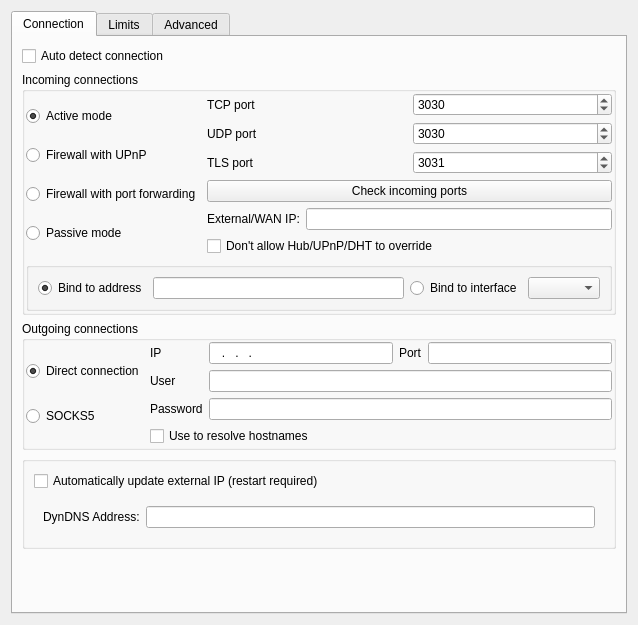
<?xml version="1.0" encoding="UTF-8"?>
<ui version="4.0">
 <class>UISettingsConnection</class>
 <widget class="QWidget" name="UISettingsConnection">
  <property name="geometry">
   <rect>
    <x>0</x>
    <y>0</y>
    <width>638</width>
    <height>625</height>
   </rect>
  </property>
  <property name="windowTitle">
   <string notr="true"/>
  </property>
  <layout class="QGridLayout" name="gridLayout">
   <item row="0" column="0">
    <widget class="QTabWidget" name="tabWidget">
     <property name="toolTip">
      <string/>
     </property>
     <property name="currentIndex">
      <number>0</number>
     </property>
     <widget class="QWidget" name="tab">
      <attribute name="title">
       <string>Connection</string>
      </attribute>
      <layout class="QVBoxLayout" name="verticalLayout">
       <item>
        <widget class="QCheckBox" name="checkBox_AUTO_DETECT_CONNECTION">
         <property name="text">
          <string>Auto detect connection</string>
         </property>
        </widget>
       </item>
       <item>
        <widget class="QGroupBox" name="groupBox">
         <property name="title">
          <string>Incoming connections</string>
         </property>
         <layout class="QGridLayout" name="gridLayout_5">
          <property name="leftMargin">
           <number>1</number>
          </property>
          <property name="topMargin">
           <number>1</number>
          </property>
          <property name="rightMargin">
           <number>1</number>
          </property>
          <property name="bottomMargin">
           <number>1</number>
          </property>
          <item row="1" column="0">
           <widget class="QWidget" name="widget" native="true">
            <layout class="QGridLayout" name="gridLayout_2">
             <property name="leftMargin">
              <number>0</number>
             </property>
             <property name="topMargin">
              <number>0</number>
             </property>
             <property name="rightMargin">
              <number>0</number>
             </property>
             <property name="bottomMargin">
              <number>0</number>
             </property>
             <item row="1" column="0">
              <widget class="QRadioButton" name="radioButton_ACTIVE">
               <property name="toolTip">
                <string>Select this mode if your computer is connected directly to the internet.
Do not select this mode if you have a router or any external firewall.
If your computer is not behind a router all you have to do is to choose
this option and usually you don't need to alter anything more in the
connection settings.
However, if you have a software firewall installed, you may need further configuration in the firewall to allow Internet access for EiskaltDC++.</string>
               </property>
               <property name="text">
                <string>Active mode</string>
               </property>
               <property name="checked">
                <bool>true</bool>
               </property>
              </widget>
             </item>
             <item row="3" column="0">
              <widget class="QRadioButton" name="radioButton_PORT">
               <property name="toolTip">
                <string>Select this mode if you are behind a firewall (router), and will set up
the TCP, UDP and TLS port forwarding on your own.
You will need to specify the external IP address of your router using
the setting below if you want downloads to work properly.
Use this mode only if the previous ones are not options for you.</string>
               </property>
               <property name="text">
                <string>Firewall with port forwarding</string>
               </property>
               <property name="autoExclusive">
                <bool>true</bool>
               </property>
              </widget>
             </item>
             <item row="5" column="0">
              <widget class="QRadioButton" name="radioButton_PASSIVE">
               <property name="toolTip">
                <string>Select this mode if none of the previous modes apply. In this mode,
EiskaltDC++ will not try to make inbound connections, only outbound ones.
This mode carries some serious limitations:
  * only 5 results per user will be returned in response to searches;
  * you will not be able to download from other passive users;
  * you may won't be able to search and/or download on certain hubs.</string>
               </property>
               <property name="text">
                <string>Passive mode</string>
               </property>
              </widget>
             </item>
             <item row="2" column="0">
              <widget class="QRadioButton" name="radioButton_UPNP">
               <property name="toolTip">
                <string>Select this mode if you are behind a firewall/router that supports
the UPnP standard for program auto-configuration.
Most routers do support UPnP but you may need to enable it
in the router's configuration page.
This way EiskaltDC++ will automatically open the ports it needs
and obtain your external IP address as well.</string>
               </property>
               <property name="text">
                <string>Firewall with UPnP</string>
               </property>
               <property name="checkable">
                <bool>true</bool>
               </property>
              </widget>
             </item>
            </layout>
           </widget>
          </item>
          <item row="1" column="1">
           <widget class="QFrame" name="frame">
            <property name="frameShape">
             <enum>QFrame::NoFrame</enum>
            </property>
            <property name="frameShadow">
             <enum>QFrame::Raised</enum>
            </property>
            <layout class="QFormLayout" name="formLayout">
             <property name="leftMargin">
              <number>0</number>
             </property>
             <property name="topMargin">
              <number>0</number>
             </property>
             <property name="rightMargin">
              <number>0</number>
             </property>
             <property name="bottomMargin">
              <number>0</number>
             </property>
             <item row="3" column="0">
              <widget class="QLabel" name="label_4">
               <property name="text">
                <string>External/WAN IP:</string>
               </property>
              </widget>
             </item>
             <item row="3" column="1">
              <widget class="LineEdit" name="lineEdit_WANIP">
               <property name="inputMask">
                <string/>
               </property>
              </widget>
             </item>
             <item row="4" column="0" colspan="2">
              <widget class="QCheckBox" name="checkBox_DONTOVERRIDE">
               <property name="text">
                <string>Don't allow Hub/UPnP/DHT to override</string>
               </property>
              </widget>
             </item>
             <item row="0" column="0" colspan="2">
              <layout class="QGridLayout" name="gridLayout_4">
               <item row="0" column="0">
                <widget class="QLabel" name="label">
                 <property name="text">
                  <string>TCP port</string>
                 </property>
                </widget>
               </item>
               <item row="1" column="0">
                <widget class="QLabel" name="label_2">
                 <property name="text">
                  <string>UDP port</string>
                 </property>
                </widget>
               </item>
               <item row="2" column="0">
                <widget class="QLabel" name="label_3">
                 <property name="text">
                  <string>TLS port</string>
                 </property>
                </widget>
               </item>
               <item row="0" column="1">
                <widget class="QSpinBox" name="spinBox_TCP">
                 <property name="minimum">
                  <number>1</number>
                 </property>
                 <property name="maximum">
                  <number>65535</number>
                 </property>
                 <property name="value">
                  <number>3030</number>
                 </property>
                </widget>
               </item>
               <item row="1" column="1">
                <widget class="QSpinBox" name="spinBox_UDP">
                 <property name="minimum">
                  <number>1</number>
                 </property>
                 <property name="maximum">
                  <number>65535</number>
                 </property>
                 <property name="value">
                  <number>3030</number>
                 </property>
                </widget>
               </item>
               <item row="2" column="1">
                <widget class="QSpinBox" name="spinBox_TLS">
                 <property name="minimum">
                  <number>1</number>
                 </property>
                 <property name="maximum">
                  <number>65535</number>
                 </property>
                 <property name="value">
                  <number>3031</number>
                 </property>
                </widget>
               </item>
               <item row="3" column="0" colspan="2">
                <widget class="QPushButton" name="pushButton_TEST_PORTS">
                 <property name="text">
                  <string>Check incoming ports</string>
                 </property>
                 <property name="toolTip">
                  <string>Test whether your TCP/TLS ports are reachable from the internet (uses an online probe from your public IP).</string>
                 </property>
                </widget>
               </item>
              </layout>
             </item>
            </layout>
           </widget>
          </item>
          <item row="2" column="0" colspan="2">
           <widget class="QGroupBox" name="groupBox_5">
            <property name="title">
             <string/>
            </property>
            <layout class="QGridLayout" name="gridLayout_12">
             <item row="0" column="1">
              <widget class="QLineEdit" name="lineEdit_BIND_ADDRESS"/>
             </item>
             <item row="0" column="0">
              <widget class="QRadioButton" name="radioButton_BIND_ADDR">
               <property name="text">
                <string>Bind to address</string>
               </property>
               <property name="checked">
                <bool>true</bool>
               </property>
              </widget>
             </item>
             <item row="0" column="2">
              <widget class="QRadioButton" name="radioButton_BIND_IFACE">
               <property name="text">
                <string>Bind to interface</string>
               </property>
              </widget>
             </item>
             <item row="0" column="3">
              <widget class="QComboBox" name="comboBox_IFACES"/>
             </item>
            </layout>
           </widget>
          </item>
         </layout>
        </widget>
       </item>
       <item>
        <widget class="QGroupBox" name="groupBox_2">
         <property name="title">
          <string>Outgoing connections</string>
         </property>
         <layout class="QGridLayout" name="gridLayout_7">
          <property name="leftMargin">
           <number>1</number>
          </property>
          <property name="topMargin">
           <number>1</number>
          </property>
          <property name="rightMargin">
           <number>1</number>
          </property>
          <property name="bottomMargin">
           <number>1</number>
          </property>
          <item row="0" column="0">
           <widget class="QWidget" name="widget_2" native="true">
            <layout class="QGridLayout" name="gridLayout_6">
             <property name="leftMargin">
              <number>0</number>
             </property>
             <property name="topMargin">
              <number>0</number>
             </property>
             <property name="rightMargin">
              <number>0</number>
             </property>
             <property name="bottomMargin">
              <number>0</number>
             </property>
             <item row="1" column="0">
              <widget class="QRadioButton" name="radioButton_DC">
               <property name="toolTip">
                <string>Select this mode if you can make unrestricted outbound connections.
This includes connecting to any IP address on any port.
Choose this option if unsure.</string>
               </property>
               <property name="text">
                <string>Direct connection</string>
               </property>
               <property name="checked">
                <bool>true</bool>
               </property>
              </widget>
             </item>
             <item row="2" column="0">
              <widget class="QRadioButton" name="radioButton_SOCKS">
               <property name="toolTip">
                <string>Select this mode if you want to make outbound connections through
a SOCKS proxy. The caveats for Passive mode also apply here.
SOCKS5 proxies are not the same as HTTP proxies.
DC++'s SOCKS5 support does not include GSSAPI.</string>
               </property>
               <property name="text">
                <string>SOCKS5</string>
               </property>
              </widget>
             </item>
            </layout>
           </widget>
          </item>
          <item row="0" column="1">
           <widget class="QFrame" name="frame_2">
            <property name="frameShape">
             <enum>QFrame::NoFrame</enum>
            </property>
            <property name="frameShadow">
             <enum>QFrame::Raised</enum>
            </property>
            <layout class="QGridLayout" name="gridLayout_8">
             <property name="leftMargin">
              <number>0</number>
             </property>
             <property name="topMargin">
              <number>0</number>
             </property>
             <property name="rightMargin">
              <number>0</number>
             </property>
             <property name="bottomMargin">
              <number>0</number>
             </property>
             <item row="0" column="1">
              <widget class="LineEdit" name="lineEdit_SIP">
               <property name="inputMask">
                <string notr="true">000.000.000.000</string>
               </property>
              </widget>
             </item>
             <item row="2" column="1" colspan="3">
              <widget class="LineEdit" name="lineEdit_SUSR"/>
             </item>
             <item row="3" column="1" colspan="3">
              <widget class="LineEdit" name="lineEdit_SPSWD"/>
             </item>
             <item row="0" column="0">
              <widget class="QLabel" name="label_5">
               <property name="text">
                <string>IP</string>
               </property>
              </widget>
             </item>
             <item row="2" column="0">
              <widget class="QLabel" name="label_7">
               <property name="text">
                <string>User</string>
               </property>
              </widget>
             </item>
             <item row="3" column="0">
              <widget class="QLabel" name="label_8">
               <property name="text">
                <string>Password</string>
               </property>
              </widget>
             </item>
             <item row="0" column="2">
              <widget class="QLabel" name="label_6">
               <property name="text">
                <string>Port</string>
               </property>
              </widget>
             </item>
             <item row="0" column="3">
              <widget class="LineEdit" name="lineEdit_SPORT">
               <property name="minimumSize">
                <size>
                 <width>60</width>
                 <height>0</height>
                </size>
               </property>
               <property name="inputMask">
                <string notr="true">00000</string>
               </property>
              </widget>
             </item>
             <item row="4" column="0" colspan="4">
              <widget class="QCheckBox" name="checkBox_RESOLVE">
               <property name="text">
                <string>Use to resolve hostnames</string>
               </property>
              </widget>
             </item>
            </layout>
           </widget>
          </item>
         </layout>
        </widget>
       </item>
       <item>
        <widget class="QGroupBox" name="groupBox_4">
         <property name="title">
          <string/>
         </property>
         <layout class="QGridLayout" name="gridLayout_9">
          <item row="2" column="0" colspan="4">
           <widget class="QFrame" name="frame_6">
            <property name="frameShape">
             <enum>QFrame::NoFrame</enum>
            </property>
            <property name="frameShadow">
             <enum>QFrame::Raised</enum>
            </property>
            <layout class="QHBoxLayout" name="horizontalLayout_5">
             <item>
              <widget class="QLabel" name="label_18">
               <property name="text">
                <string>DynDNS Address:</string>
               </property>
              </widget>
             </item>
             <item>
              <widget class="QLineEdit" name="lineEdit_DYNDNS_SERVER"/>
             </item>
            </layout>
           </widget>
          </item>
          <item row="0" column="2">
           <spacer name="horizontalSpacer_8">
            <property name="orientation">
             <enum>Qt::Horizontal</enum>
            </property>
            <property name="sizeHint" stdset="0">
             <size>
              <width>40</width>
              <height>20</height>
             </size>
            </property>
           </spacer>
          </item>
          <item row="0" column="0" colspan="2">
           <widget class="QCheckBox" name="checkBox_DYNDNS">
            <property name="toolTip">
             <string>When enabled can hang program on exit.</string>
            </property>
            <property name="text">
             <string>Automatically update external IP (restart required)</string>
            </property>
           </widget>
          </item>
         </layout>
        </widget>
       </item>
       <item>
        <spacer name="verticalSpacer_2">
         <property name="orientation">
          <enum>Qt::Vertical</enum>
         </property>
         <property name="sizeHint" stdset="0">
          <size>
           <width>20</width>
           <height>6</height>
          </size>
         </property>
        </spacer>
       </item>
      </layout>
     </widget>
     <widget class="QWidget" name="tab_2">
      <attribute name="title">
       <string>Limits</string>
      </attribute>
      <layout class="QVBoxLayout" name="verticalLayout_2">
       <item>
        <widget class="QGroupBox" name="groupBox_3">
         <property name="sizePolicy">
          <sizepolicy hsizetype="Expanding" vsizetype="Minimum">
           <horstretch>0</horstretch>
           <verstretch>0</verstretch>
          </sizepolicy>
         </property>
         <property name="toolTip">
          <string/>
         </property>
         <property name="title">
          <string>Limits</string>
         </property>
         <layout class="QVBoxLayout" name="verticalLayout_3">
          <item>
           <widget class="QCheckBox" name="checkBox_THROTTLE_ENABLE">
            <property name="text">
             <string>Enable Throttle</string>
            </property>
           </widget>
          </item>
          <item>
           <widget class="QFrame" name="frame_3">
            <property name="sizePolicy">
             <sizepolicy hsizetype="Expanding" vsizetype="Expanding">
              <horstretch>0</horstretch>
              <verstretch>0</verstretch>
             </sizepolicy>
            </property>
            <property name="frameShape">
             <enum>QFrame::NoFrame</enum>
            </property>
            <property name="frameShadow">
             <enum>QFrame::Raised</enum>
            </property>
            <layout class="QVBoxLayout" name="verticalLayout_4">
             <property name="leftMargin">
              <number>0</number>
             </property>
             <property name="topMargin">
              <number>0</number>
             </property>
             <property name="rightMargin">
              <number>0</number>
             </property>
             <property name="bottomMargin">
              <number>0</number>
             </property>
             <item>
              <widget class="QFrame" name="frameBasicLimits">
               <property name="enabled">
                <bool>false</bool>
               </property>
               <layout class="QHBoxLayout" name="horizontalLayout">
                <item>
                 <widget class="QLabel" name="label_11">
                  <property name="text">
                   <string>Download</string>
                  </property>
                 </widget>
                </item>
                <item>
                 <widget class="QSpinBox" name="spinBox_DOWN_LIMIT_NORMAL">
                  <property name="maximum">
                   <number>125000</number>
                  </property>
                 </widget>
                </item>
                <item>
                 <widget class="QLabel" name="label_14">
                  <property name="text">
                   <string>KiB/s</string>
                  </property>
                 </widget>
                </item>
                <item>
                 <spacer name="horizontalSpacer_2">
                  <property name="orientation">
                   <enum>Qt::Horizontal</enum>
                  </property>
                  <property name="sizeHint" stdset="0">
                   <size>
                    <width>40</width>
                    <height>20</height>
                   </size>
                  </property>
                 </spacer>
                </item>
                <item>
                 <widget class="QLabel" name="label_12">
                  <property name="text">
                   <string>Upload</string>
                  </property>
                 </widget>
                </item>
                <item>
                 <widget class="QSpinBox" name="spinBox_UP_LIMIT_NORMAL">
                  <property name="maximum">
                   <number>125000</number>
                  </property>
                 </widget>
                </item>
                <item>
                 <widget class="QLabel" name="label_15">
                  <property name="text">
                   <string>KiB/s</string>
                  </property>
                 </widget>
                </item>
                <item>
                 <spacer name="horizontalSpacer_6">
                  <property name="orientation">
                   <enum>Qt::Horizontal</enum>
                  </property>
                  <property name="sizeHint" stdset="0">
                   <size>
                    <width>40</width>
                    <height>20</height>
                   </size>
                  </property>
                 </spacer>
                </item>
               </layout>
              </widget>
             </item>
             <item>
              <widget class="QWidget" name="frameOptionalLimits" native="true">
               <property name="enabled">
                <bool>false</bool>
               </property>
               <layout class="QGridLayout" name="gridLayout_3">
                <item row="0" column="0">
                 <widget class="QCheckBox" name="checkBox_TIME_DEPENDENT_THROTTLE">
                  <property name="text">
                   <string>Alternate speed limit at time from </string>
                  </property>
                 </widget>
                </item>
                <item row="0" column="1">
                 <widget class="QFrame" name="frameOptionalLimitsPeriod">
                  <property name="enabled">
                   <bool>false</bool>
                  </property>
                  <property name="frameShape">
                   <enum>QFrame::NoFrame</enum>
                  </property>
                  <property name="frameShadow">
                   <enum>QFrame::Raised</enum>
                  </property>
                  <layout class="QHBoxLayout" name="horizontalLayout_4">
                   <item>
                    <widget class="QSpinBox" name="spinBox_BANDWIDTH_LIMIT_START">
                     <property name="maximum">
                      <number>23</number>
                     </property>
                    </widget>
                   </item>
                   <item>
                    <widget class="QLabel" name="label_13">
                     <property name="text">
                      <string>to</string>
                     </property>
                    </widget>
                   </item>
                   <item>
                    <widget class="QSpinBox" name="spinBox_BANDWIDTH_LIMIT_END">
                     <property name="maximum">
                      <number>23</number>
                     </property>
                    </widget>
                   </item>
                   <item>
                    <widget class="QLabel" name="label_19">
                     <property name="text">
                      <string>hour(s)</string>
                     </property>
                    </widget>
                   </item>
                   <item>
                    <spacer name="horizontalSpacer_4">
                     <property name="orientation">
                      <enum>Qt::Horizontal</enum>
                     </property>
                     <property name="sizeHint" stdset="0">
                      <size>
                       <width>40</width>
                       <height>20</height>
                      </size>
                     </property>
                    </spacer>
                   </item>
                  </layout>
                 </widget>
                </item>
                <item row="1" column="0" colspan="2">
                 <widget class="QFrame" name="frameOptionalLimitsValues">
                  <property name="enabled">
                   <bool>false</bool>
                  </property>
                  <property name="frameShape">
                   <enum>QFrame::NoFrame</enum>
                  </property>
                  <property name="frameShadow">
                   <enum>QFrame::Raised</enum>
                  </property>
                  <layout class="QGridLayout" name="gridLayout_10">
                   <item row="0" column="0">
                    <widget class="QLabel" name="label_9">
                     <property name="text">
                      <string>Download</string>
                     </property>
                    </widget>
                   </item>
                   <item row="0" column="1">
                    <widget class="QSpinBox" name="spinBox_DOWN_LIMIT_TIME">
                     <property name="maximum">
                      <number>125000</number>
                     </property>
                    </widget>
                   </item>
                   <item row="0" column="3">
                    <spacer name="horizontalSpacer">
                     <property name="orientation">
                      <enum>Qt::Horizontal</enum>
                     </property>
                     <property name="sizeHint" stdset="0">
                      <size>
                       <width>124</width>
                       <height>22</height>
                      </size>
                     </property>
                    </spacer>
                   </item>
                   <item row="0" column="4">
                    <widget class="QLabel" name="label_10">
                     <property name="text">
                      <string>Upload</string>
                     </property>
                    </widget>
                   </item>
                   <item row="0" column="5">
                    <widget class="QSpinBox" name="spinBox_UP_LIMIT_TIME">
                     <property name="maximum">
                      <number>125000</number>
                     </property>
                    </widget>
                   </item>
                   <item row="0" column="6">
                    <widget class="QLabel" name="label_17">
                     <property name="text">
                      <string>KiB/s</string>
                     </property>
                    </widget>
                   </item>
                   <item row="0" column="7">
                    <spacer name="horizontalSpacer_5">
                     <property name="orientation">
                      <enum>Qt::Horizontal</enum>
                     </property>
                     <property name="sizeHint" stdset="0">
                      <size>
                       <width>124</width>
                       <height>22</height>
                      </size>
                     </property>
                    </spacer>
                   </item>
                   <item row="1" column="1">
                    <widget class="QSpinBox" name="spinBox_ALTERNATE_SLOTS"/>
                   </item>
                   <item row="1" column="0">
                    <widget class="QLabel" name="label_21">
                     <property name="text">
                      <string>Slots</string>
                     </property>
                     <property name="alignment">
                      <set>Qt::AlignCenter</set>
                     </property>
                    </widget>
                   </item>
                   <item row="0" column="2">
                    <widget class="QLabel" name="label_16">
                     <property name="text">
                      <string>KiB/s</string>
                     </property>
                    </widget>
                   </item>
                  </layout>
                 </widget>
                </item>
               </layout>
              </widget>
             </item>
            </layout>
           </widget>
          </item>
         </layout>
        </widget>
       </item>
       <item>
        <spacer name="verticalSpacer">
         <property name="orientation">
          <enum>Qt::Vertical</enum>
         </property>
         <property name="sizeHint" stdset="0">
          <size>
           <width>20</width>
           <height>40</height>
          </size>
         </property>
        </spacer>
       </item>
      </layout>
     </widget>
     <widget class="QWidget" name="tab_3">
      <attribute name="title">
       <string>Advanced</string>
      </attribute>
      <layout class="QVBoxLayout" name="verticalLayout_5">
       <item>
        <layout class="QGridLayout" name="gridLayout_11">
         <item row="0" column="0">
          <spacer name="horizontalSpacer_7">
           <property name="orientation">
            <enum>Qt::Horizontal</enum>
           </property>
           <property name="sizeHint" stdset="0">
            <size>
             <width>40</width>
             <height>20</height>
            </size>
           </property>
          </spacer>
         </item>
         <item row="0" column="1">
          <widget class="QLabel" name="label_20">
           <property name="sizePolicy">
            <sizepolicy hsizetype="MinimumExpanding" vsizetype="Preferred">
             <horstretch>0</horstretch>
             <verstretch>0</verstretch>
            </sizepolicy>
           </property>
           <property name="text">
            <string>Reconnect to hub (seconds)</string>
           </property>
           <property name="alignment">
            <set>Qt::AlignRight|Qt::AlignTrailing|Qt::AlignVCenter</set>
           </property>
          </widget>
         </item>
         <item row="0" column="2">
          <widget class="QSpinBox" name="spinBox_RECONNECT_DELAY">
           <property name="maximum">
            <number>9999</number>
           </property>
          </widget>
         </item>
         <item row="1" column="1">
          <widget class="QLabel" name="label_22">
           <property name="sizePolicy">
            <sizepolicy hsizetype="MinimumExpanding" vsizetype="Preferred">
             <horstretch>0</horstretch>
             <verstretch>0</verstretch>
            </sizepolicy>
           </property>
           <property name="text">
            <string>Type-of-Service (ToS)</string>
           </property>
           <property name="alignment">
            <set>Qt::AlignRight|Qt::AlignTrailing|Qt::AlignVCenter</set>
           </property>
          </widget>
         </item>
         <item row="1" column="2">
          <widget class="QComboBox" name="comboBox_TOS">
           <property name="minimumSize">
            <size>
             <width>100</width>
             <height>0</height>
            </size>
           </property>
           <property name="toolTip">
            <string>&lt;!DOCTYPE HTML PUBLIC &quot;-//W3C//DTD HTML 4.0//EN&quot; &quot;https://www.w3.org/TR/REC-html40/strict.dtd&quot;&gt;
&lt;html&gt;&lt;head&gt;&lt;meta name=&quot;qrichtext&quot; content=&quot;1&quot; /&gt;&lt;style type=&quot;text/css&quot;&gt;
p, li { white-space: pre-wrap; }
&lt;/style&gt;&lt;/head&gt;&lt;body style=&quot; font-family:'Sans Serif'; font-size:9pt; font-weight:400; font-style:normal;&quot;&gt;
&lt;p style=&quot; margin-top:0px; margin-bottom:0px; margin-left:0px; margin-right:0px; -qt-block-indent:0; text-indent:0px;&quot;&gt;Set the Type-Of-Service (TOS) field that is sent with every &lt;a href=&quot;https://en.wikipedia.org/wiki/IP_packet&quot;&gt;&lt;span style=&quot; text-decoration: underline; color:#0057ae;&quot;&gt;IP packet&lt;/span&gt;&lt;/a&gt; originating from this socket. It is used to prioritize packets on the network. TOS is a byte. There are some standard TOS flags defined: &lt;/p&gt;
&lt;p style=&quot;-qt-paragraph-type:empty; margin-top:0px; margin-bottom:0px; margin-left:0px; margin-right:0px; -qt-block-indent:0; text-indent:0px;&quot;&gt;&lt;/p&gt;
&lt;p style=&quot; margin-top:0px; margin-bottom:0px; margin-left:0px; margin-right:0px; -qt-block-indent:0; text-indent:0px;&quot;&gt;&lt;span style=&quot; font-weight:600;&quot;&gt; - &amp;quot;Low delay&amp;quot;&lt;/span&gt; to minimize delays for interactive traffic&lt;/p&gt;
&lt;p style=&quot; margin-top:0px; margin-bottom:0px; margin-left:0px; margin-right:0px; -qt-block-indent:0; text-indent:0px;&quot;&gt;&lt;span style=&quot; font-weight:600;&quot;&gt; - &amp;quot;Throughput&amp;quot;&lt;/span&gt; to optimize throughput&lt;/p&gt;
&lt;p style=&quot; margin-top:0px; margin-bottom:0px; margin-left:0px; margin-right:0px; -qt-block-indent:0; text-indent:0px;&quot;&gt;&lt;span style=&quot; font-weight:600;&quot;&gt; - &amp;quot;Reliability&amp;quot;&lt;/span&gt; to optimize for reliability&lt;/p&gt;
&lt;p style=&quot; margin-top:0px; margin-bottom:0px; margin-left:0px; margin-right:0px; -qt-block-indent:0; text-indent:0px;&quot;&gt;&lt;span style=&quot; font-weight:600;&quot;&gt; - &amp;quot;Minimal cost&amp;quot;&lt;/span&gt; should be used for &amp;quot;filler data&amp;quot; where slow transmission doesn't matter&lt;/p&gt;
&lt;p style=&quot;-qt-paragraph-type:empty; margin-top:0px; margin-bottom:0px; margin-left:0px; margin-right:0px; -qt-block-indent:0; text-indent:0px;&quot;&gt;&lt;/p&gt;
&lt;p style=&quot; margin-top:0px; margin-bottom:0px; margin-left:0px; margin-right:0px; -qt-block-indent:0; text-indent:0px;&quot;&gt;At most one of these TOS values can be specified. Linux sends &lt;span style=&quot; font-weight:600;&quot;&gt;&amp;quot;Low delay&amp;quot;&lt;/span&gt; datagrams first by default, but the exact behaviour depends on the configured queueing discipline.&lt;span style=&quot; font-weight:600;&quot;&gt; Warning! This option needs superuser privileges!&lt;/span&gt;&lt;/p&gt;&lt;/body&gt;&lt;/html&gt;</string>
           </property>
           <item>
            <property name="text">
             <string>No</string>
            </property>
           </item>
           <item>
            <property name="text">
             <string>Low delay</string>
            </property>
           </item>
           <item>
            <property name="text">
             <string>Throughput</string>
            </property>
           </item>
           <item>
            <property name="text">
             <string>Reliability</string>
            </property>
           </item>
           <item>
            <property name="text">
             <string>Minimal cost</string>
            </property>
           </item>
          </widget>
         </item>
        </layout>
       </item>
       <item>
        <widget class="QGroupBox" name="groupBox_DHT">
         <property name="title">
          <string>Enable DHT</string>
         </property>
         <property name="checkable">
          <bool>true</bool>
         </property>
         <layout class="QHBoxLayout" name="horizontalLayout_2">
          <item>
           <spacer name="horizontalSpacer_3">
            <property name="orientation">
             <enum>Qt::Horizontal</enum>
            </property>
            <property name="sizeHint" stdset="0">
             <size>
              <width>437</width>
              <height>20</height>
             </size>
            </property>
           </spacer>
          </item>
          <item>
           <layout class="QGridLayout" name="gridLayout_13">
            <item row="0" column="0">
             <widget class="QLabel" name="label_23">
              <property name="text">
               <string>DHT port</string>
              </property>
             </widget>
            </item>
            <item row="0" column="1">
             <widget class="QSpinBox" name="spinBox_DHT">
              <property name="minimum">
               <number>1</number>
              </property>
              <property name="maximum">
               <number>65535</number>
              </property>
              <property name="value">
               <number>6250</number>
              </property>
             </widget>
            </item>
           </layout>
          </item>
         </layout>
        </widget>
       </item>
       <item>
        <widget class="QGroupBox" name="groupBox_7">
         <property name="title">
          <string>TLS settings</string>
         </property>
         <layout class="QVBoxLayout" name="verticalLayout_6">
          <item>
           <widget class="QComboBox" name="comboBox_TLS">
            <item>
             <property name="text">
              <string>Disable TLS</string>
             </property>
            </item>
            <item>
             <property name="text">
              <string>Allow TLS</string>
             </property>
            </item>
            <item>
             <property name="text">
              <string>Require TLS</string>
             </property>
            </item>
           </widget>
          </item>
          <item>
           <widget class="QCheckBox" name="checkBox_UNTRUSTED_HUBS">
            <property name="text">
             <string>Allow untrusted certificate for hubs</string>
            </property>
           </widget>
          </item>
          <item>
           <widget class="QCheckBox" name="checkBox_UNTRUSTED_CLIENTS">
            <property name="text">
             <string>Allow untrusted certificate for clients</string>
            </property>
           </widget>
          </item>
         </layout>
        </widget>
       </item>
       <item>
        <spacer name="verticalSpacer_3">
         <property name="orientation">
          <enum>Qt::Vertical</enum>
         </property>
         <property name="sizeHint" stdset="0">
          <size>
           <width>20</width>
           <height>40</height>
          </size>
         </property>
        </spacer>
       </item>
      </layout>
     </widget>
    </widget>
   </item>
  </layout>
 </widget>
 <customwidgets>
  <customwidget>
   <class>LineEdit</class>
   <extends>QLineEdit</extends>
   <header>LineEdit.h</header>
  </customwidget>
 </customwidgets>
 <resources/>
 <connections>
  <connection>
   <sender>checkBox_TIME_DEPENDENT_THROTTLE</sender>
   <signal>toggled(bool)</signal>
   <receiver>frameOptionalLimitsValues</receiver>
   <slot>setEnabled(bool)</slot>
   <hints>
    <hint type="sourcelabel">
     <x>167</x>
     <y>200</y>
    </hint>
    <hint type="destinationlabel">
     <x>300</x>
     <y>265</y>
    </hint>
   </hints>
  </connection>
  <connection>
   <sender>checkBox_THROTTLE_ENABLE</sender>
   <signal>toggled(bool)</signal>
   <receiver>frameBasicLimits</receiver>
   <slot>setEnabled(bool)</slot>
   <hints>
    <hint type="sourcelabel">
     <x>281</x>
     <y>68</y>
    </hint>
    <hint type="destinationlabel">
     <x>281</x>
     <y>101</y>
    </hint>
   </hints>
  </connection>
  <connection>
   <sender>checkBox_TIME_DEPENDENT_THROTTLE</sender>
   <signal>toggled(bool)</signal>
   <receiver>frameOptionalLimitsPeriod</receiver>
   <slot>setEnabled(bool)</slot>
   <hints>
    <hint type="sourcelabel">
     <x>167</x>
     <y>200</y>
    </hint>
    <hint type="destinationlabel">
     <x>596</x>
     <y>205</y>
    </hint>
   </hints>
  </connection>
  <connection>
   <sender>checkBox_THROTTLE_ENABLE</sender>
   <signal>toggled(bool)</signal>
   <receiver>frameOptionalLimits</receiver>
   <slot>setEnabled(bool)</slot>
   <hints>
    <hint type="sourcelabel">
     <x>281</x>
     <y>68</y>
    </hint>
    <hint type="destinationlabel">
     <x>296</x>
     <y>269</y>
    </hint>
   </hints>
  </connection>
  <connection>
   <sender>radioButton_BIND_ADDR</sender>
   <signal>toggled(bool)</signal>
   <receiver>lineEdit_BIND_ADDRESS</receiver>
   <slot>setEnabled(bool)</slot>
   <hints>
    <hint type="sourcelabel">
     <x>111</x>
     <y>239</y>
    </hint>
    <hint type="destinationlabel">
     <x>210</x>
     <y>239</y>
    </hint>
   </hints>
  </connection>
  <connection>
   <sender>radioButton_BIND_IFACE</sender>
   <signal>toggled(bool)</signal>
   <receiver>comboBox_IFACES</receiver>
   <slot>setEnabled(bool)</slot>
   <hints>
    <hint type="sourcelabel">
     <x>426</x>
     <y>242</y>
    </hint>
    <hint type="destinationlabel">
     <x>548</x>
     <y>241</y>
    </hint>
   </hints>
  </connection>
 </connections>
</ui>
